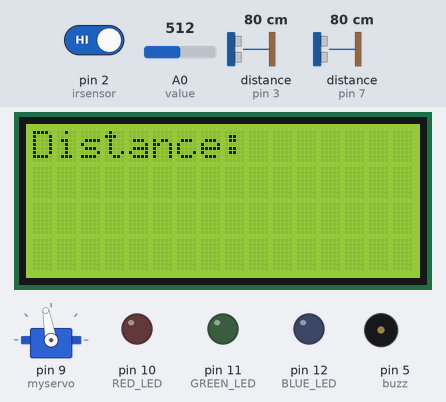
The sketch below on a simulated Arduino Uno, built with avr-gcc and run on an emulated ATmega328P. Parts: 16×4 character LCD, servo, output pins drawn as LEDs (lit = HIGH), buzzer (waves = sounding). Inputs (shaded band) come from the test bench; at power-on: distance to the obstacle (sensors on pin 3, pin 7) 80 cm, A0 (value) = 512, pin 2 (irsensor) HIGH. The echo pulse lasts 58.3 µs per cm; pins used as bus, display or sensor lines are not drawn; what the sketch prints to the serial monitor is not drawn.

Above: at 3.1 s.
5.3 s: distance to the obstacle (sensor on pin 3) set to 9 cm
10.3 s: distance to the obstacle (sensor on pin 3) set to 6 cm
At 15.1 s:
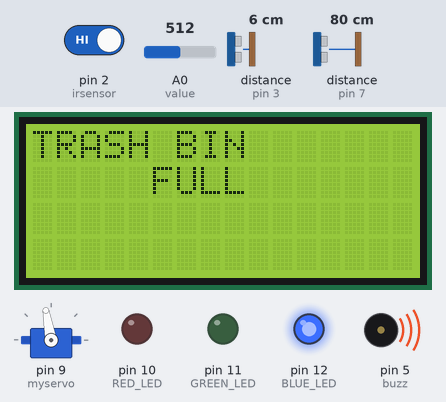
17.9 s: distance to the obstacle (sensor on pin 7) set to 2 cm
At 19.8 s:
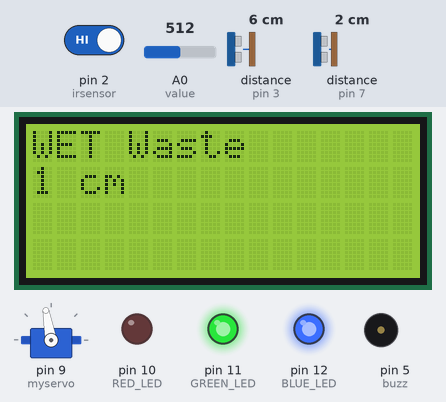
26.0 s: distance to the obstacle (sensor on pin 7) set to 4 cm
At 32.1 s:
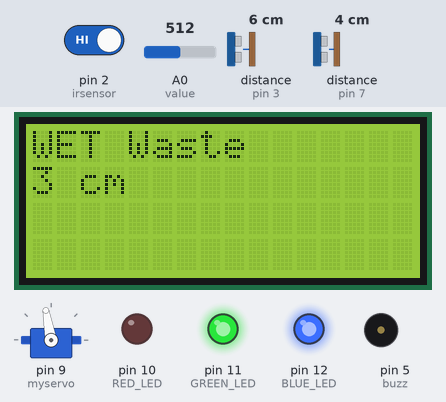
33.2 s: distance to the obstacle (sensor on pin 7) set to 9 cm
At 38.3 s:
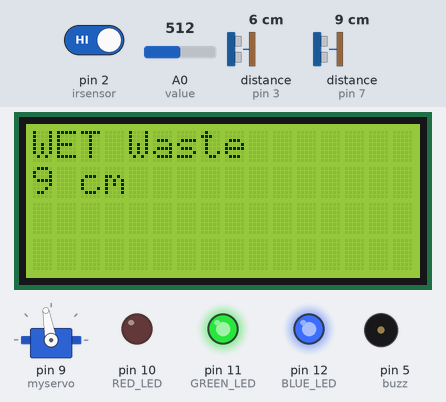
39.4 s: A0 (value) set to 891
42.3 s: A0 (value) set to 913
Timing chart, 0 to 46.2 s (numbered marks = the images above; inputs shaded):
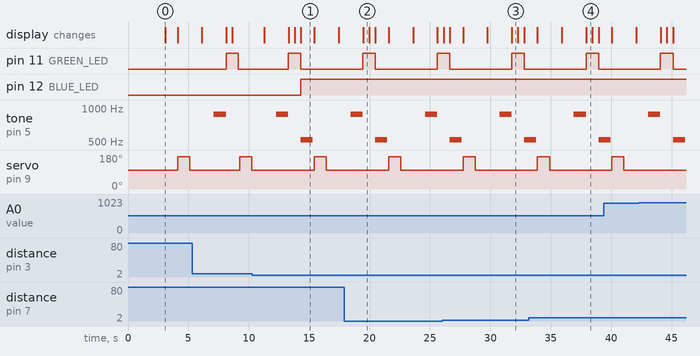

The sketch:

dis1new_trash.ino
```cpp
#include <LiquidCrystal.h>
#include <Servo.h>
#include <Wire.h> // Library for I2C communication
#include <LiquidCrystal_I2C.h> // Library for LCD
Servo myservo;  // create servo object to control a servo
// twelve servo objects can be created on most boards
int irsensor = 2;
int pos = 0;    // variable to store the servo position
int value = A0;
#define trigPin 4
#define echoPin 3
#define trigPin1 6
#define echoPin1 7
#define buzz 5
// Define pins for LEDs
#define RED_LED 10
#define GREEN_LED 11
#define BLUE_LED 12
const int buzzerPin = 5; // Buzzer connected to digital pin 5
LiquidCrystal_I2C lcd = LiquidCrystal_I2C(0x27, 16, 4);
void setup() {
  // Set pin modes for LEDs and Buzzer
  pinMode(RED_LED, OUTPUT);
  pinMode(GREEN_LED, OUTPUT);
  pinMode(BLUE_LED, OUTPUT);
  // Initialize the ultrasonic sensor
  pinMode(trigPin, OUTPUT);
  pinMode(echoPin, INPUT);
  pinMode(trigPin1, OUTPUT);
  pinMode(echoPin1, INPUT);
  pinMode(buzz, OUTPUT);
  lcd.init();
  lcd.backlight();
  lcd.clear();
  lcd.setCursor(0, 0);
  lcd.print("TRASH IN");
  lcd.setCursor(0, 1);
  lcd.print("CASH OUT");
  delay(3000);
  lcd.clear();
  Serial.begin(9600); // Initialize serial communication for debugging
  lcd.setCursor(0, 0);
  lcd.print("Distance:");
  myservo.attach(9);  // attaches the servo on pin 9 to the servo objec
  myservo.write(100);
  delay(1000);
  pinMode (irsensor, INPUT);
  pinMode (value, INPUT);
}

void loop() {
  value = analogRead(A0);
  if (digitalRead(2) == LOW && value > 950)
  {
    myservo.write(30);
    delay(1000);
    myservo.write(100);
    delay(1000);
    lcd.setCursor(0, 0);
    lcd.print("DRY Waste ");
    lcd.setCursor(3, 1);
    lcd.print("Detected");
    delay (1000);
    // Generate a tone at 440 Hz (A4 note) for 1 second
    tone(buzzerPin, 440, 1000);
    delay(1000); // Wait for 1 second
    digitalWrite(RED_LED, HIGH);
    digitalWrite(GREEN_LED, LOW);

    // Measure distance
  long duration, distance;
  digitalWrite(trigPin, LOW);
  delayMicroseconds(2);
  digitalWrite(trigPin, HIGH);
  delayMicroseconds(10);
  digitalWrite(trigPin, LOW);

  duration = pulseIn(echoPin, HIGH);
  distance = (duration / 2) / 29.1; // Convert duration to distance in cm

  // Display the distance on the LCD
  lcd.setCursor(0, 1);
  lcd.print("                "); // Clear previous value
  lcd.setCursor(0, 1);
  lcd.print(distance);
  lcd.print(" cm");

  // Print distance to Serial Monitor (optional)
  Serial.print("Distance: ");
  Serial.print(distance);
  Serial.println(" cm");

  // Small delay before next measurement
  delay(500);

  }
  else
  {


  }
  lcd.clear();
  value = analogRead(A0);
  if (value < 900) {
    Serial.println(value);
    myservo.write(170);
    delay(1000);
    myservo.write(100);
    delay(1000);
    lcd.setCursor(0, 0);
    lcd.print("WET Waste ");
    lcd.setCursor(3, 1);
    lcd.print("Detected");
    delay (1000);
    // Generate a tone at 880 Hz (A5 note) for 1 second
    tone(buzzerPin, 880, 1000);
    delay(1000); // Wait for 1 second
    digitalWrite(RED_LED, LOW);
    digitalWrite(GREEN_LED, HIGH);

     // Measure distance
  long duration, distance;
  digitalWrite(trigPin1, LOW);
  delayMicroseconds(2);
  digitalWrite(trigPin1, HIGH);
  delayMicroseconds(10);
  digitalWrite(trigPin1, LOW);

  duration = pulseIn(echoPin1, HIGH);
  distance = (duration / 2) / 29.1; // Convert duration to distance in cm

  // Display the distance on the LCD
  lcd.setCursor(0, 1);
  lcd.print("                "); // Clear previous value
  lcd.setCursor(0, 1);
  lcd.print(distance);
  lcd.print(" cm");

  // Print distance to Serial Monitor (optional)
  Serial.print("Distance: ");
  Serial.print(distance);
  Serial.println(" cm");

  // Small delay before next measurement
  delay(500);

  }
  else
  {


  }
  lcd.clear();
  long duration, inches, cm;

  // The PING))) is triggered by a HIGH pulse of 2 or more microseconds.
  // Give a short LOW pulse beforehand to ensure a clean HIGH pulse:
  digitalWrite(trigPin, LOW);
  delayMicroseconds(2);
  digitalWrite(trigPin, HIGH);
  delayMicroseconds(5);
  digitalWrite(trigPin, LOW);


  // Take reading on echo pin
  duration = pulseIn(echoPin, HIGH);

  // convert the time into a distance
  inches = microsecondsToInches(duration);
  cm = microsecondsToCentimeters(duration);

  Serial.print(inches);
  Serial.print("in, ");
  Serial.print(cm);
  Serial.print("cm");
  Serial.println();

  if (inches <3) {
    digitalWrite(buzz, HIGH);
    delay(500);
    lcd.setCursor(0,0);
    lcd.print("TRASH BIN ");
    lcd.setCursor(5,1);
    lcd.print("FULL");
    digitalWrite(RED_LED, LOW);
    digitalWrite(GREEN_LED, LOW);
    digitalWrite(BLUE_LED, HIGH);
    // Generate a tone at 523 Hz (C5 note) for 1 second
    tone(buzzerPin, 523, 1000);
    delay(1000); // Wait for 1 second

  } else {

    Serial.println("no hand");
    digitalWrite(buzz, LOW);
    delay(500);
    digitalWrite(RED_LED, LOW);
    digitalWrite(GREEN_LED, LOW);
    digitalWrite(BLUE_LED, LOW);
  }

  delay(100);
}

long microsecondsToInches(long microseconds)
{

  return microseconds / 74 / 2;
}

long microsecondsToCentimeters(long microseconds)
{
  // The speed of sound is 340 m/s or 29 microseconds per centimeter.
  // The ping travels out and back, so to find the distance of the
  // object we take half of the distance travelled.
  return microseconds / 29 / 2;
}
```

Measured:
- the behaviour switches between 8 and 7 cm on distance to the obstacle (sensor on pin 3) (found by bisection; images 0 and 1)
- after the input at 10.3 s, pin 12 (BLUE_LED): LOW → HIGH after 4.0 s; the display: first differs from a run without the input after 4.0 s (image 1)
- by itself, tone on pin 5 (buzz): plays 880 Hz for 1.0 s, 523 Hz for 1.0 s, 880 Hz for 1.0 s
- what the display in image 0 shows lasts 1.0 s, from 3.1 s to 4.1 s
- what the display in image 1 shows lasts 1.1 s, from 14.3 s to 15.4 s
- what the display in image 2 shows lasts 0.5 s, from 19.5 s to 20.0 s
